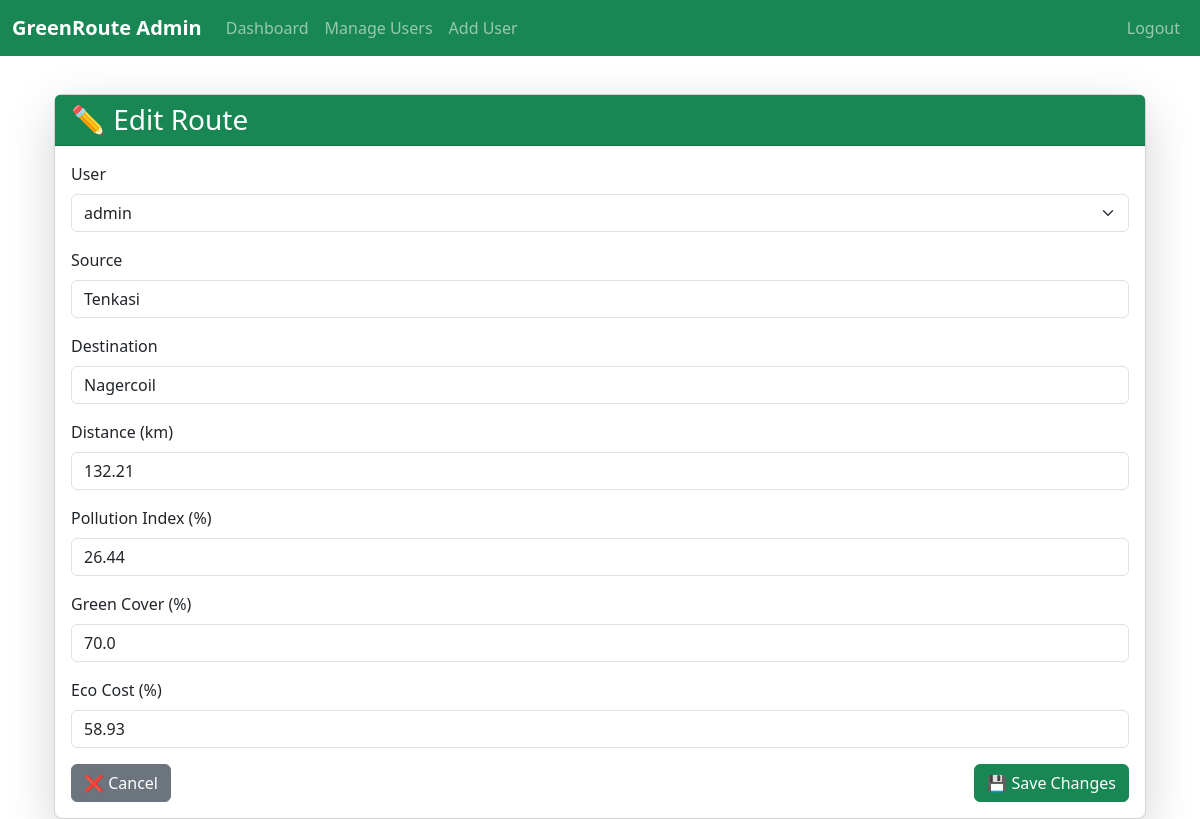
/adminpanel/routes/67/edit/ (signed in), run on the app's committed database.
### adminpanel/models.py (models this page shows, shortened)
class RouteHistory(models.Model):
    user = models.ForeignKey(User, on_delete=models.CASCADE)
    source = models.CharField(max_length=100)
    destination = models.CharField(max_length=100)
    distance_km = models.FloatField()
    pollution_index = models.FloatField()
    green_cover = models.FloatField()   # store numeric value (e.g., 37.5)
    eco_cost = models.FloatField()
    searched_at = models.DateTimeField(auto_now_add=True)

### adminpanel/views.py (the view, shortened to what this page needs)
# urls.py: path("routes/<int:route_id>/edit/", views.edit_route, name="edit_route"),
@login_required
@user_passes_test(is_admin)
def edit_route(request, route_id):
    route = get_object_or_404(RouteHistory, id=route_id)
    users = User.objects.all()
    return render(request, "adminpanel/edit_route.html", {"route": route, "users": users})

### adminpanel/views.py (called while the page is built)
def is_admin(user):
    return user.is_staff or user.is_superuser

### adminpanel/templates/adminpanel/edit_route.html (shortened to what this page needs)
{% extends "base.html" %}
{% block content %}
<div class="container mt-4">
    <div class="card shadow-lg rounded-3">
        <div class="card-header bg-success text-white">
            <h3 class="mb-0">✏️ Edit Route</h3>
        </div>
        <div class="card-body">
            <form method="post" class="needs-validation" novalidate>
                <div class="mb-3">
                    <label for="user" class="form-label">User</label>
                    <select class="form-select" name="user" id="user" required>
                        {% for u in users %}
                            <option value="{{ u.id }}" {% if route.user.id == u.id %}selected{% endif %}>
                                {{ u.username }}
                            </option>
                        {% endfor %}
                    </select>
                </div>
                <div class="mb-3">
                    <label for="source" class="form-label">Source</label>
                    <input type="text" class="form-control" name="source" id="source"
                           value="{{ route.source }}" required>
                </div>
                <div class="mb-3">
                    <label for="destination" class="form-label">Destination</label>
                    <input type="text" class="form-control" name="destination" id="destination"
                           value="{{ route.destination }}" required>
                </div>
                <div class="mb-3">
                    <label for="distance_km" class="form-label">Distance (km)</label>
                    <input type="number" class="form-control" step="0.01" name="distance_km" id="distance_km"
                           value="{{ route.distance_km }}" min="0" required>
                </div>
                <div class="mb-3">
                    <label for="pollution_index" class="form-label">Pollution Index (%)</label>
                    <input type="number" class="form-control" step="0.01" name="pollution_index" id="pollution_index"
                           value="{{ route.pollution_index }}" min="0" max="100" required>
                </div>
                <div class="mb-3">
                    <label for="green_cover" class="form-label">Green Cover (%)</label>
                    <input type="number" class="form-control" step="0.01" name="green_cover" id="green_cover"
                           value="{{ route.green_cover }}" min="0" max="100" required>
                </div>
                <div class="mb-3">
                    <label for="eco_cost" class="form-label">Eco Cost (%)</label>
                    <input type="number" class="form-control" step="0.01" name="eco_cost" id="eco_cost"
                           value="{{ route.eco_cost }}" min="0" max="100" required>
                </div>
                <div class="d-flex justify-content-between">
                    <a href="{% url 'adminpanel:view_routes' %}" class="btn btn-secondary">
                        ❌ Cancel
                    </a>
                    <button type="submit" class="btn btn-success">
                        💾 Save Changes
                    </button>
                </div>
            </form>
        </div>
    </div>
</div>
{% endblock %}

### adminpanel/templates/base.html (style rules this page uses)
body { padding-top: 70px; }

### data on the page
RouteHistory: user "admin", source "Tenkasi", destination "Nagercoil", distance_km "132.21", pollution_index "26.44", green_cover "70.0", eco_cost "58.93"
